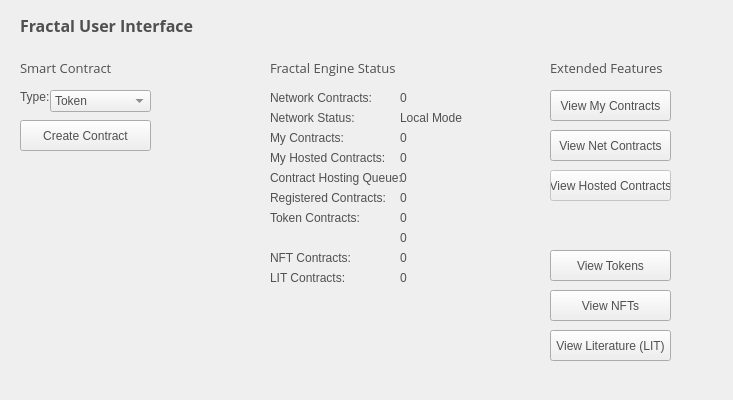
<?xml version="1.0" encoding="UTF-8"?>
<ui version="4.0">
 <class>FractalUI</class>
 <widget class="QWidget" name="FractalUI">
  <property name="windowModality">
   <enum>Qt::NonModal</enum>
  </property>
  <property name="geometry">
   <rect>
    <x>0</x>
    <y>0</y>
    <width>733</width>
    <height>400</height>
   </rect>
  </property>
  <property name="windowTitle">
   <string>Digging</string>
  </property>
  <property name="autoFillBackground">
   <bool>false</bool>
  </property>
  <property name="styleSheet">
   <string notr="true">color:#505050;
font-family:'Open Sans,sans-serif';</string>
  </property>
  <widget class="QLabel" name="smartContractLabel">
   <property name="geometry">
    <rect>
     <x>20</x>
     <y>60</y>
     <width>121</width>
     <height>16</height>
    </rect>
   </property>
   <property name="font">
    <font>
     <family>Open Sans,sans-serif</family>
     <pointsize>10</pointsize>
    </font>
   </property>
   <property name="text">
    <string>Smart Contract</string>
   </property>
  </widget>
  <widget class="QLabel" name="titleLabel">
   <property name="geometry">
    <rect>
     <x>20</x>
     <y>10</y>
     <width>211</width>
     <height>31</height>
    </rect>
   </property>
   <property name="font">
    <font>
     <family>Open Sans,sans-serif</family>
     <pointsize>12</pointsize>
     <weight>75</weight>
     <bold>true</bold>
    </font>
   </property>
   <property name="text">
    <string>Fractal User Interface</string>
   </property>
  </widget>
  <widget class="QLabel" name="typeLabel">
   <property name="geometry">
    <rect>
     <x>20</x>
     <y>90</y>
     <width>47</width>
     <height>14</height>
    </rect>
   </property>
   <property name="text">
    <string>Type:</string>
   </property>
  </widget>
  <widget class="QLabel" name="extendedFeaturesLabel">
   <property name="geometry">
    <rect>
     <x>550</x>
     <y>60</y>
     <width>151</width>
     <height>16</height>
    </rect>
   </property>
   <property name="font">
    <font>
     <family>Open Sans,sans-serif</family>
     <pointsize>10</pointsize>
    </font>
   </property>
   <property name="text">
    <string>Extended Features</string>
   </property>
  </widget>
  <widget class="QLabel" name="fractalEngineLabel">
   <property name="geometry">
    <rect>
     <x>270</x>
     <y>60</y>
     <width>181</width>
     <height>16</height>
    </rect>
   </property>
   <property name="font">
    <font>
     <family>Open Sans,sans-serif</family>
     <pointsize>10</pointsize>
    </font>
   </property>
   <property name="text">
    <string>Fractal Engine Status</string>
   </property>
  </widget>
  <widget class="QLabel" name="netContractsLabel">
   <property name="geometry">
    <rect>
     <x>270</x>
     <y>90</y>
     <width>121</width>
     <height>16</height>
    </rect>
   </property>
   <property name="text">
    <string>Network Contracts:</string>
   </property>
  </widget>
  <widget class="QLabel" name="myContractsLabel">
   <property name="geometry">
    <rect>
     <x>270</x>
     <y>130</y>
     <width>101</width>
     <height>16</height>
    </rect>
   </property>
   <property name="text">
    <string>My Contracts:</string>
   </property>
  </widget>
  <widget class="QLabel" name="netSTatusLabel">
   <property name="geometry">
    <rect>
     <x>270</x>
     <y>110</y>
     <width>101</width>
     <height>16</height>
    </rect>
   </property>
   <property name="text">
    <string>Network Status:</string>
   </property>
  </widget>
  <widget class="QLabel" name="myHostedConstractsLabel">
   <property name="geometry">
    <rect>
     <x>270</x>
     <y>150</y>
     <width>121</width>
     <height>16</height>
    </rect>
   </property>
   <property name="text">
    <string>My Hosted Contracts:</string>
   </property>
  </widget>
  <widget class="QLabel" name="contractQueueLabel">
   <property name="geometry">
    <rect>
     <x>270</x>
     <y>170</y>
     <width>141</width>
     <height>16</height>
    </rect>
   </property>
   <property name="text">
    <string>Contract Hosting Queue:</string>
   </property>
  </widget>
  <widget class="QPushButton" name="myContractsBtn">
   <property name="geometry">
    <rect>
     <x>550</x>
     <y>90</y>
     <width>121</width>
     <height>31</height>
    </rect>
   </property>
   <property name="text">
    <string>View My Contracts</string>
   </property>
  </widget>
  <widget class="QPushButton" name="netContractsBtn">
   <property name="geometry">
    <rect>
     <x>550</x>
     <y>130</y>
     <width>121</width>
     <height>31</height>
    </rect>
   </property>
   <property name="text">
    <string>View Net Contracts</string>
   </property>
  </widget>
  <widget class="QPushButton" name="myHostedBtn">
   <property name="enabled">
    <bool>false</bool>
   </property>
   <property name="geometry">
    <rect>
     <x>550</x>
     <y>170</y>
     <width>121</width>
     <height>31</height>
    </rect>
   </property>
   <property name="text">
    <string>View Hosted Contracts</string>
   </property>
  </widget>
  <widget class="QPushButton" name="netTokensBtn">
   <property name="geometry">
    <rect>
     <x>550</x>
     <y>250</y>
     <width>121</width>
     <height>31</height>
    </rect>
   </property>
   <property name="text">
    <string>View Tokens</string>
   </property>
  </widget>
  <widget class="QLabel" name="registeredContractsLabel">
   <property name="geometry">
    <rect>
     <x>270</x>
     <y>190</y>
     <width>121</width>
     <height>16</height>
    </rect>
   </property>
   <property name="text">
    <string>Registered Contracts:</string>
   </property>
  </widget>
  <widget class="QLabel" name="tokensLabel">
   <property name="geometry">
    <rect>
     <x>270</x>
     <y>210</y>
     <width>101</width>
     <height>16</height>
    </rect>
   </property>
   <property name="text">
    <string>Token Contracts:</string>
   </property>
  </widget>
  <widget class="QComboBox" name="contractTypeCombo">
   <property name="geometry">
    <rect>
     <x>50</x>
     <y>90</y>
     <width>101</width>
     <height>22</height>
    </rect>
   </property>
   <property name="currentIndex">
    <number>0</number>
   </property>
   <item>
    <property name="text">
     <string>Token</string>
    </property>
   </item>
   <item>
    <property name="text">
     <string>NFT</string>
    </property>
   </item>
   <item>
    <property name="text">
     <string>LIT</string>
    </property>
   </item>
  </widget>
  <widget class="QLabel" name="ncCount">
   <property name="geometry">
    <rect>
     <x>400</x>
     <y>90</y>
     <width>71</width>
     <height>16</height>
    </rect>
   </property>
   <property name="text">
    <string>0</string>
   </property>
  </widget>
  <widget class="QLabel" name="nsCount">
   <property name="geometry">
    <rect>
     <x>400</x>
     <y>110</y>
     <width>71</width>
     <height>16</height>
    </rect>
   </property>
   <property name="text">
    <string>Local Mode</string>
   </property>
  </widget>
  <widget class="QLabel" name="mcCount">
   <property name="geometry">
    <rect>
     <x>400</x>
     <y>130</y>
     <width>71</width>
     <height>16</height>
    </rect>
   </property>
   <property name="text">
    <string>0</string>
   </property>
  </widget>
  <widget class="QLabel" name="mhCount">
   <property name="geometry">
    <rect>
     <x>400</x>
     <y>150</y>
     <width>71</width>
     <height>16</height>
    </rect>
   </property>
   <property name="text">
    <string>0</string>
   </property>
  </widget>
  <widget class="QLabel" name="chCount">
   <property name="geometry">
    <rect>
     <x>400</x>
     <y>170</y>
     <width>71</width>
     <height>16</height>
    </rect>
   </property>
   <property name="text">
    <string>0</string>
   </property>
  </widget>
  <widget class="QLabel" name="rcCount">
   <property name="geometry">
    <rect>
     <x>400</x>
     <y>190</y>
     <width>71</width>
     <height>16</height>
    </rect>
   </property>
   <property name="text">
    <string>0</string>
   </property>
  </widget>
  <widget class="QLabel" name="tcWeb">
   <property name="geometry">
    <rect>
     <x>400</x>
     <y>210</y>
     <width>71</width>
     <height>16</height>
    </rect>
   </property>
   <property name="text">
    <string>0</string>
   </property>
  </widget>
  <widget class="QLabel" name="bcCount">
   <property name="geometry">
    <rect>
     <x>400</x>
     <y>230</y>
     <width>71</width>
     <height>16</height>
    </rect>
   </property>
   <property name="text">
    <string>0</string>
   </property>
  </widget>
  <widget class="QPushButton" name="cCON">
   <property name="geometry">
    <rect>
     <x>20</x>
     <y>120</y>
     <width>131</width>
     <height>31</height>
    </rect>
   </property>
   <property name="text">
    <string>Create Contract</string>
   </property>
  </widget>
  <widget class="QPushButton" name="netNFTbtn">
   <property name="geometry">
    <rect>
     <x>550</x>
     <y>290</y>
     <width>121</width>
     <height>31</height>
    </rect>
   </property>
   <property name="text">
    <string>View NFTs</string>
   </property>
  </widget>
  <widget class="QLabel" name="nftCount">
   <property name="geometry">
    <rect>
     <x>400</x>
     <y>250</y>
     <width>71</width>
     <height>16</height>
    </rect>
   </property>
   <property name="text">
    <string>0</string>
   </property>
  </widget>
  <widget class="QLabel" name="nftLabel">
   <property name="geometry">
    <rect>
     <x>270</x>
     <y>250</y>
     <width>111</width>
     <height>16</height>
    </rect>
   </property>
   <property name="text">
    <string>NFT Contracts:</string>
   </property>
  </widget>
  <widget class="QLabel" name="litCount">
   <property name="geometry">
    <rect>
     <x>400</x>
     <y>270</y>
     <width>71</width>
     <height>16</height>
    </rect>
   </property>
   <property name="text">
    <string>0</string>
   </property>
  </widget>
  <widget class="QLabel" name="litLabel">
   <property name="geometry">
    <rect>
     <x>270</x>
     <y>270</y>
     <width>111</width>
     <height>16</height>
    </rect>
   </property>
   <property name="text">
    <string>LIT Contracts:</string>
   </property>
  </widget>
  <widget class="QPushButton" name="netLITbtn">
   <property name="geometry">
    <rect>
     <x>550</x>
     <y>330</y>
     <width>121</width>
     <height>31</height>
    </rect>
   </property>
   <property name="text">
    <string>View Literature (LIT)</string>
   </property>
  </widget>
 </widget>
 <layoutdefault spacing="6" margin="11"/>
 <resources/>
 <connections/>
</ui>
